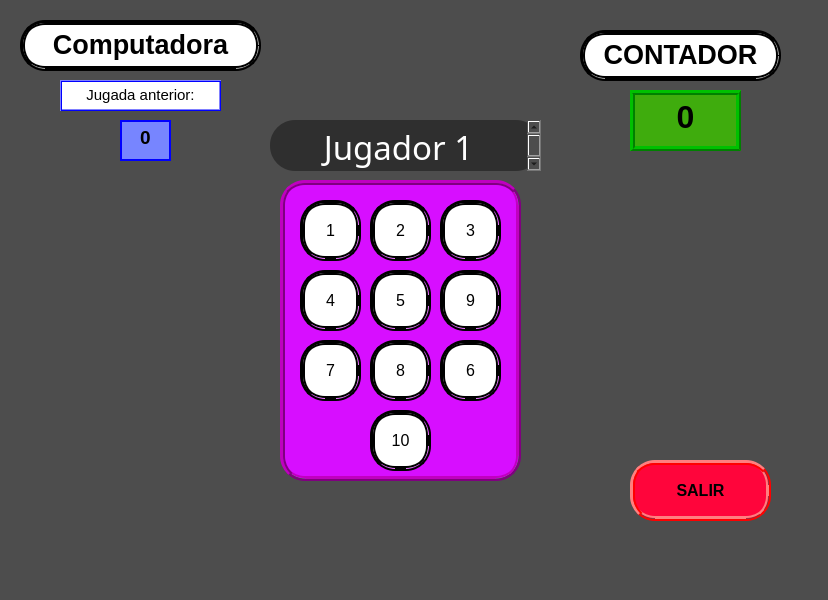
<?xml version="1.0" encoding="UTF-8"?>
<ui version="4.0">
 <class>computerGame</class>
 <widget class="QMainWindow" name="computerGame">
  <property name="geometry">
   <rect>
    <x>0</x>
    <y>0</y>
    <width>828</width>
    <height>600</height>
   </rect>
  </property>
  <property name="windowTitle">
   <string>MainWindow</string>
  </property>
  <property name="styleSheet">
   <string notr="true">background-color: rgb(77, 77, 77);
background-position: center;
background-repeat: no-repeat;
background-size: cover;</string>
  </property>
  <widget class="QWidget" name="centralwidget">
   <widget class="QPushButton" name="exit">
    <property name="geometry">
     <rect>
      <x>630</x>
      <y>460</y>
      <width>141</width>
      <height>61</height>
     </rect>
    </property>
    <property name="font">
     <font>
      <pointsize>-1</pointsize>
      <bold>true</bold>
     </font>
    </property>
    <property name="styleSheet">
     <string notr="true">background: rgb(255, 5, 59);  /* Fondo morado */
border-radius: 25px;  /* Bordes redondeados */
border: 5px ridge red;  /* Borde surcado morado */
font-size: 16px;  /* Tamaño de fuente */
padding: 0px;</string>
    </property>
    <property name="text">
     <string>SALIR</string>
    </property>
   </widget>
   <widget class="QTextBrowser" name="counterFrame">
    <property name="geometry">
     <rect>
      <x>630</x>
      <y>90</y>
      <width>111</width>
      <height>61</height>
     </rect>
    </property>
    <property name="styleSheet">
     <string notr="true">background: rgb(63, 172, 13);  /* Fondo morado */
border: 5px ridge green;  /* Borde surcado morado */
font-size: 16px;  /* Tamaño de fuente */
padding: 0px;</string>
    </property>
    <property name="html">
     <string>&lt;!DOCTYPE HTML PUBLIC &quot;-//W3C//DTD HTML 4.0//EN&quot; &quot;http://www.w3.org/TR/REC-html40/strict.dtd&quot;&gt;
&lt;html&gt;&lt;head&gt;&lt;meta name=&quot;qrichtext&quot; content=&quot;1&quot; /&gt;&lt;meta charset=&quot;utf-8&quot; /&gt;&lt;style type=&quot;text/css&quot;&gt;
p, li { white-space: pre-wrap; }
hr { height: 1px; border-width: 0; }
li.unchecked::marker { content: &quot;\2610&quot;; }
li.checked::marker { content: &quot;\2612&quot;; }
&lt;/style&gt;&lt;/head&gt;&lt;body style=&quot; font-family:'Sans Serif'; font-size:16px; font-weight:400; font-style:normal;&quot;&gt;
&lt;p align=&quot;center&quot; style=&quot; margin-top:0px; margin-bottom:0px; margin-left:0px; margin-right:0px; -qt-block-indent:0; text-indent:0px;&quot;&gt;&lt;span style=&quot; font-size:24pt; font-weight:704;&quot;&gt;0&lt;/span&gt;&lt;/p&gt;&lt;/body&gt;&lt;/html&gt;</string>
    </property>
   </widget>
   <widget class="QTextEdit" name="textEdit_3">
    <property name="geometry">
     <rect>
      <x>60</x>
      <y>80</y>
      <width>161</width>
      <height>31</height>
     </rect>
    </property>
    <property name="styleSheet">
     <string notr="true">background: rgb(255, 255, 255);  /* Fondo morado */
border-radius: 25px;  /* Bordes redondeados */
border: 2px ridge blue;  /* Borde surcado morado */
font-size: 16px;  /* Tamaño de fuente */
padding: 0px;</string>
    </property>
    <property name="html">
     <string>&lt;!DOCTYPE HTML PUBLIC &quot;-//W3C//DTD HTML 4.0//EN&quot; &quot;http://www.w3.org/TR/REC-html40/strict.dtd&quot;&gt;
&lt;html&gt;&lt;head&gt;&lt;meta name=&quot;qrichtext&quot; content=&quot;1&quot; /&gt;&lt;meta charset=&quot;utf-8&quot; /&gt;&lt;style type=&quot;text/css&quot;&gt;
p, li { white-space: pre-wrap; }
hr { height: 1px; border-width: 0; }
li.unchecked::marker { content: &quot;\2610&quot;; }
li.checked::marker { content: &quot;\2612&quot;; }
&lt;/style&gt;&lt;/head&gt;&lt;body style=&quot; font-family:'Sans Serif'; font-size:16px; font-weight:400; font-style:normal;&quot;&gt;
&lt;p align=&quot;center&quot; style=&quot; margin-top:0px; margin-bottom:0px; margin-left:0px; margin-right:0px; -qt-block-indent:0; text-indent:0px;&quot;&gt;&lt;span style=&quot; font-size:11pt;&quot;&gt;Jugada anterior:&lt;/span&gt;&lt;/p&gt;&lt;/body&gt;&lt;/html&gt;</string>
    </property>
   </widget>
   <widget class="QTextEdit" name="textEdit">
    <property name="geometry">
     <rect>
      <x>580</x>
      <y>30</y>
      <width>201</width>
      <height>51</height>
     </rect>
    </property>
    <property name="styleSheet">
     <string notr="true">background: rgb(255, 255, 255);  /* Fondo morado */
border-radius: 25px;  /* Bordes redondeados */
border: 5px ridge black;  /* Borde surcado morado */
font-size: 16px;  /* Tamaño de fuente */
padding: 0px;</string>
    </property>
    <property name="html">
     <string>&lt;!DOCTYPE HTML PUBLIC &quot;-//W3C//DTD HTML 4.0//EN&quot; &quot;http://www.w3.org/TR/REC-html40/strict.dtd&quot;&gt;
&lt;html&gt;&lt;head&gt;&lt;meta name=&quot;qrichtext&quot; content=&quot;1&quot; /&gt;&lt;meta charset=&quot;utf-8&quot; /&gt;&lt;style type=&quot;text/css&quot;&gt;
p, li { white-space: pre-wrap; }
hr { height: 1px; border-width: 0; }
li.unchecked::marker { content: &quot;\2610&quot;; }
li.checked::marker { content: &quot;\2612&quot;; }
&lt;/style&gt;&lt;/head&gt;&lt;body style=&quot; font-family:'Sans Serif'; font-size:16px; font-weight:400; font-style:normal;&quot;&gt;
&lt;p align=&quot;center&quot; style=&quot; margin-top:0px; margin-bottom:0px; margin-left:0px; margin-right:0px; -qt-block-indent:0; text-indent:0px;&quot;&gt;&lt;span style=&quot; font-size:20pt; font-weight:704;&quot;&gt;CONTADOR&lt;/span&gt;&lt;/p&gt;&lt;/body&gt;&lt;/html&gt;</string>
    </property>
   </widget>
   <widget class="QPushButton" name="pushButton_2">
    <property name="geometry">
     <rect>
      <x>370</x>
      <y>200</y>
      <width>61</width>
      <height>61</height>
     </rect>
    </property>
    <property name="whatsThis">
     <string>&lt;html&gt;&lt;head/&gt;&lt;body&gt;&lt;p&gt;&lt;span style=&quot; font-size:18pt;&quot;&gt;g&lt;/span&gt;&lt;/p&gt;&lt;/body&gt;&lt;/html&gt;</string>
    </property>
    <property name="styleSheet">
     <string notr="true">background: rgb(255, 255, 255);  /* Fondo morado */
border-radius: 25px;  /* Bordes redondeados */
border: 5px ridge black;  /* Borde surcado morado */
font-size: 16px;  /* Tamaño de fuente */
padding: 0px;</string>
    </property>
    <property name="text">
     <string>2</string>
    </property>
   </widget>
   <widget class="QPushButton" name="pushButton_7">
    <property name="geometry">
     <rect>
      <x>300</x>
      <y>340</y>
      <width>61</width>
      <height>61</height>
     </rect>
    </property>
    <property name="styleSheet">
     <string notr="true">background: rgb(255, 255, 255);  /* Fondo morado */
border-radius: 25px;  /* Bordes redondeados */
border: 5px ridge black;  /* Borde surcado morado */
font-size: 16px;  /* Tamaño de fuente */
padding: 0px;</string>
    </property>
    <property name="text">
     <string>7</string>
    </property>
   </widget>
   <widget class="QTextBrowser" name="textBrowser_2">
    <property name="geometry">
     <rect>
      <x>270</x>
      <y>120</y>
      <width>271</width>
      <height>51</height>
     </rect>
    </property>
    <property name="styleSheet">
     <string notr="true">QTextEdit {
	background: rgb(47, 47, 47);
    font-family: Sans Serif;
    font-size: 20pt;
    font-weight: bold;
    font-style: bold;
	border-radius: 25px;  /* Bordes redondeados */
}
</string>
    </property>
    <property name="html">
     <string>&lt;!DOCTYPE HTML PUBLIC &quot;-//W3C//DTD HTML 4.0//EN&quot; &quot;http://www.w3.org/TR/REC-html40/strict.dtd&quot;&gt;
&lt;html&gt;&lt;head&gt;&lt;meta name=&quot;qrichtext&quot; content=&quot;1&quot; /&gt;&lt;meta charset=&quot;utf-8&quot; /&gt;&lt;style type=&quot;text/css&quot;&gt;
p, li { white-space: pre-wrap; }
hr { height: 1px; border-width: 0; }
li.unchecked::marker { content: &quot;\2610&quot;; }
li.checked::marker { content: &quot;\2612&quot;; }
&lt;/style&gt;&lt;/head&gt;&lt;body style=&quot; font-family:'Sans Serif'; font-size:20pt; font-weight:700; font-style:normal;&quot;&gt;
&lt;p align=&quot;center&quot; style=&quot; margin-top:0px; margin-bottom:0px; margin-left:0px; margin-right:0px; -qt-block-indent:0; text-indent:0px;&quot;&gt;&lt;span style=&quot; font-size:25pt; font-weight:400; color:#ffffff;&quot;&gt;Jugador 1&lt;/span&gt;&lt;/p&gt;&lt;/body&gt;&lt;/html&gt;</string>
    </property>
   </widget>
   <widget class="QPushButton" name="pushButton_9">
    <property name="geometry">
     <rect>
      <x>440</x>
      <y>270</y>
      <width>61</width>
      <height>61</height>
     </rect>
    </property>
    <property name="styleSheet">
     <string notr="true">background: rgb(255, 255, 255);  /* Fondo morado */
border-radius: 25px;  /* Bordes redondeados */
border: 5px ridge black;  /* Borde surcado morado */
font-size: 16px;  /* Tamaño de fuente */
padding: 0px;</string>
    </property>
    <property name="text">
     <string>9</string>
    </property>
   </widget>
   <widget class="QTextEdit" name="previousPlay_2">
    <property name="geometry">
     <rect>
      <x>20</x>
      <y>20</y>
      <width>241</width>
      <height>51</height>
     </rect>
    </property>
    <property name="styleSheet">
     <string notr="true">background: rgb(255, 255, 255);  /* Fondo morado */
border-radius: 25px;  /* Bordes redondeados */
border: 5px ridge black;  /* Borde surcado morado */
font-size: 16px;  /* Tamaño de fuente */
padding: 0px;</string>
    </property>
    <property name="html">
     <string>&lt;!DOCTYPE HTML PUBLIC &quot;-//W3C//DTD HTML 4.0//EN&quot; &quot;http://www.w3.org/TR/REC-html40/strict.dtd&quot;&gt;
&lt;html&gt;&lt;head&gt;&lt;meta name=&quot;qrichtext&quot; content=&quot;1&quot; /&gt;&lt;meta charset=&quot;utf-8&quot; /&gt;&lt;style type=&quot;text/css&quot;&gt;
p, li { white-space: pre-wrap; }
hr { height: 1px; border-width: 0; }
li.unchecked::marker { content: &quot;\2610&quot;; }
li.checked::marker { content: &quot;\2612&quot;; }
&lt;/style&gt;&lt;/head&gt;&lt;body style=&quot; font-family:'Sans Serif'; font-size:16px; font-weight:400; font-style:normal;&quot;&gt;
&lt;p align=&quot;center&quot; style=&quot; margin-top:0px; margin-bottom:0px; margin-left:0px; margin-right:0px; -qt-block-indent:0; text-indent:0px;&quot;&gt;&lt;span style=&quot; font-size:20pt; font-weight:704;&quot;&gt;Computadora&lt;/span&gt;&lt;/p&gt;&lt;/body&gt;&lt;/html&gt;</string>
    </property>
   </widget>
   <widget class="QPushButton" name="pushButton_6">
    <property name="geometry">
     <rect>
      <x>440</x>
      <y>340</y>
      <width>61</width>
      <height>61</height>
     </rect>
    </property>
    <property name="styleSheet">
     <string notr="true">background: rgb(255, 255, 255);  /* Fondo morado */
border-radius: 25px;  /* Bordes redondeados */
border: 5px ridge black;  /* Borde surcado morado */
font-size: 16px;  /* Tamaño de fuente */
padding: 0px;</string>
    </property>
    <property name="text">
     <string>6</string>
    </property>
   </widget>
   <widget class="QPushButton" name="pushButton_8">
    <property name="geometry">
     <rect>
      <x>370</x>
      <y>340</y>
      <width>61</width>
      <height>61</height>
     </rect>
    </property>
    <property name="styleSheet">
     <string notr="true">background: rgb(255, 255, 255);  /* Fondo morado */
border-radius: 25px;  /* Bordes redondeados */
border: 5px ridge black;  /* Borde surcado morado */
font-size: 16px;  /* Tamaño de fuente */
padding: 0px;</string>
    </property>
    <property name="text">
     <string>8</string>
    </property>
   </widget>
   <widget class="QPushButton" name="pushButton_4">
    <property name="geometry">
     <rect>
      <x>300</x>
      <y>270</y>
      <width>61</width>
      <height>61</height>
     </rect>
    </property>
    <property name="styleSheet">
     <string notr="true">background: rgb(255, 255, 255);  /* Fondo morado */
border-radius: 25px;  /* Bordes redondeados */
border: 5px ridge black;  /* Borde surcado morado */
font-size: 16px;  /* Tamaño de fuente */
padding: 0px;</string>
    </property>
    <property name="text">
     <string>4</string>
    </property>
   </widget>
   <widget class="QPushButton" name="pushButton_5">
    <property name="geometry">
     <rect>
      <x>370</x>
      <y>270</y>
      <width>61</width>
      <height>61</height>
     </rect>
    </property>
    <property name="styleSheet">
     <string notr="true">background: rgb(255, 255, 255);  /* Fondo morado */
border-radius: 25px;  /* Bordes redondeados */
border: 5px ridge black;  /* Borde surcado morado */
font-size: 16px;  /* Tamaño de fuente */
padding: 0px;</string>
    </property>
    <property name="text">
     <string>5</string>
    </property>
   </widget>
   <widget class="QTextBrowser" name="previousPlay">
    <property name="geometry">
     <rect>
      <x>120</x>
      <y>120</y>
      <width>51</width>
      <height>41</height>
     </rect>
    </property>
    <property name="styleSheet">
     <string notr="true">background: rgb(119, 133, 255);  /* Fondo morado */
border-radius: 25px;  /* Bordes redondeados */
border: 2px solid blue;  /* Borde surcado morado */
font-size: 16px;  /* Tamaño de fuente */
padding: 0px;</string>
    </property>
    <property name="html">
     <string>&lt;!DOCTYPE HTML PUBLIC &quot;-//W3C//DTD HTML 4.0//EN&quot; &quot;http://www.w3.org/TR/REC-html40/strict.dtd&quot;&gt;
&lt;html&gt;&lt;head&gt;&lt;meta name=&quot;qrichtext&quot; content=&quot;1&quot; /&gt;&lt;meta charset=&quot;utf-8&quot; /&gt;&lt;style type=&quot;text/css&quot;&gt;
p, li { white-space: pre-wrap; }
hr { height: 1px; border-width: 0; }
li.unchecked::marker { content: &quot;\2610&quot;; }
li.checked::marker { content: &quot;\2612&quot;; }
&lt;/style&gt;&lt;/head&gt;&lt;body style=&quot; font-family:'Sans Serif'; font-size:16px; font-weight:400; font-style:normal;&quot;&gt;
&lt;p align=&quot;center&quot; style=&quot; margin-top:0px; margin-bottom:0px; margin-left:0px; margin-right:0px; -qt-block-indent:0; text-indent:0px;&quot;&gt;&lt;span style=&quot; font-size:14pt; font-weight:704;&quot;&gt;0&lt;/span&gt;&lt;/p&gt;&lt;/body&gt;&lt;/html&gt;</string>
    </property>
   </widget>
   <widget class="QPushButton" name="pushButton_3">
    <property name="geometry">
     <rect>
      <x>440</x>
      <y>200</y>
      <width>61</width>
      <height>61</height>
     </rect>
    </property>
    <property name="styleSheet">
     <string notr="true">background: rgb(255, 255, 255);  /* Fondo morado */
border-radius: 25px;  /* Bordes redondeados */
border: 5px ridge black;  /* Borde surcado morado */
font-size: 16px;  /* Tamaño de fuente */
padding: 0px;</string>
    </property>
    <property name="text">
     <string>3</string>
    </property>
   </widget>
   <widget class="QPushButton" name="pushButton">
    <property name="geometry">
     <rect>
      <x>300</x>
      <y>200</y>
      <width>61</width>
      <height>61</height>
     </rect>
    </property>
    <property name="styleSheet">
     <string notr="true">background: rgb(255, 255, 255);  /* Fondo morado */
border-radius: 25px;  /* Bordes redondeados */
border: 5px ridge black;  /* Borde surcado morado */
font-size: 16px;  /* Tamaño de fuente */
padding: 0px;</string>
    </property>
    <property name="text">
     <string>1</string>
    </property>
   </widget>
   <widget class="QPushButton" name="pushButton_10">
    <property name="geometry">
     <rect>
      <x>370</x>
      <y>410</y>
      <width>61</width>
      <height>61</height>
     </rect>
    </property>
    <property name="styleSheet">
     <string notr="true">background: rgb(255, 255, 255);  /* Fondo morado */
border-radius: 25px;  /* Bordes redondeados */
border: 5px ridge black;  /* Borde surcado morado */
font-size: 16px;  /* Tamaño de fuente */
padding: 0px;</string>
    </property>
    <property name="text">
     <string>10</string>
    </property>
   </widget>
   <widget class="QPlainTextEdit" name="plainTextEdit">
    <property name="geometry">
     <rect>
      <x>280</x>
      <y>180</y>
      <width>241</width>
      <height>301</height>
     </rect>
    </property>
    <property name="styleSheet">
     <string notr="true">background: rgb(215, 14, 255);  /* Fondo morado */
border-radius: 25px;  /* Bordes redondeados */
border: 5px ridge purple;  /* Borde surcado morado */
font-size: 16px;  /* Tamaño de fuente */
padding: 0px;</string>
    </property>
   </widget>
   <zorder>plainTextEdit</zorder>
   <zorder>exit</zorder>
   <zorder>counterFrame</zorder>
   <zorder>textEdit_3</zorder>
   <zorder>textEdit</zorder>
   <zorder>pushButton_2</zorder>
   <zorder>pushButton_7</zorder>
   <zorder>textBrowser_2</zorder>
   <zorder>pushButton_9</zorder>
   <zorder>previousPlay_2</zorder>
   <zorder>pushButton_6</zorder>
   <zorder>pushButton_8</zorder>
   <zorder>pushButton_4</zorder>
   <zorder>pushButton_5</zorder>
   <zorder>previousPlay</zorder>
   <zorder>pushButton_3</zorder>
   <zorder>pushButton</zorder>
   <zorder>pushButton_10</zorder>
  </widget>
  <widget class="QStatusBar" name="statusbar"/>
 </widget>
 <resources/>
 <connections/>
</ui>
